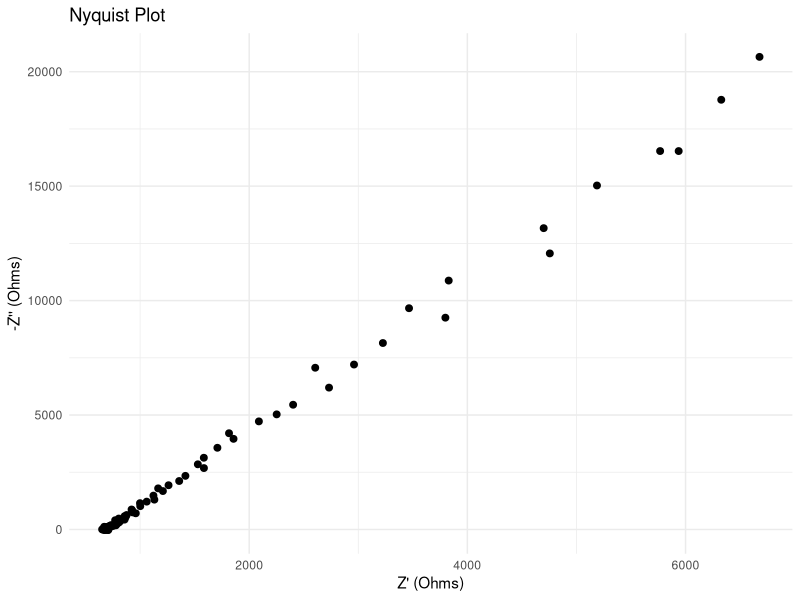
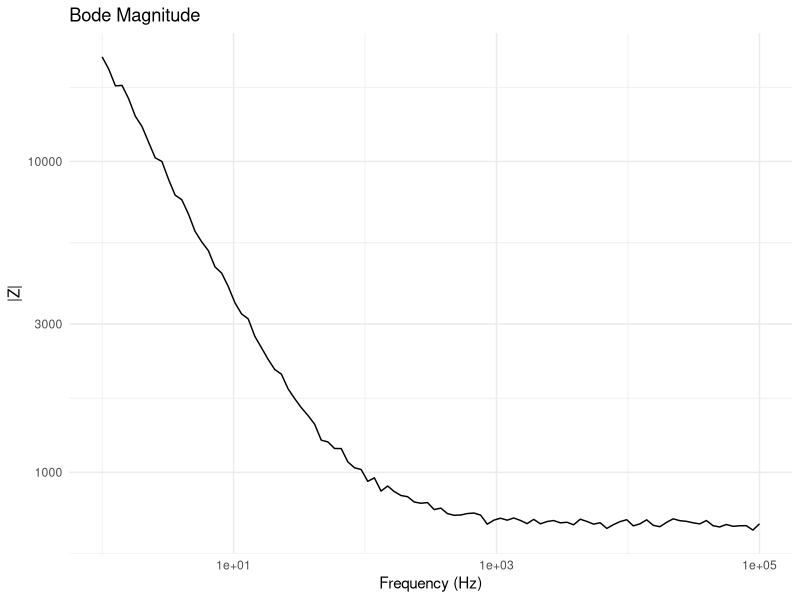
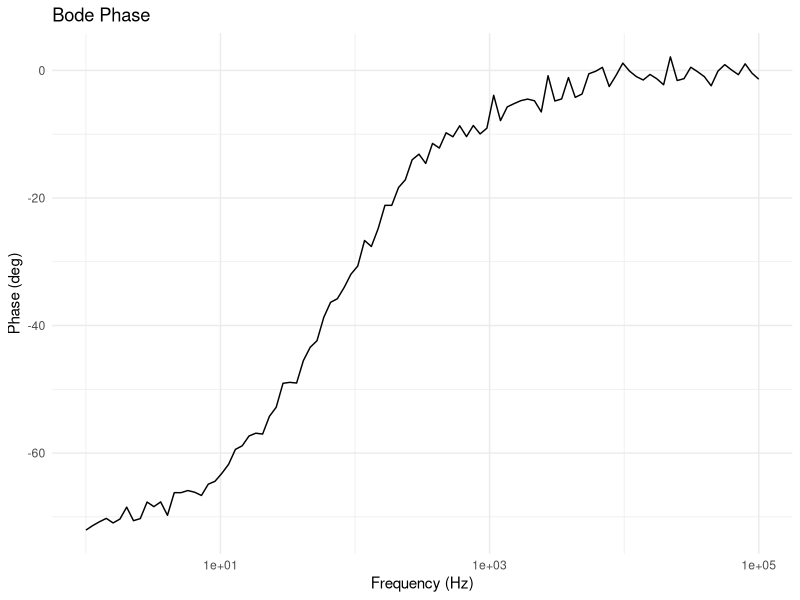
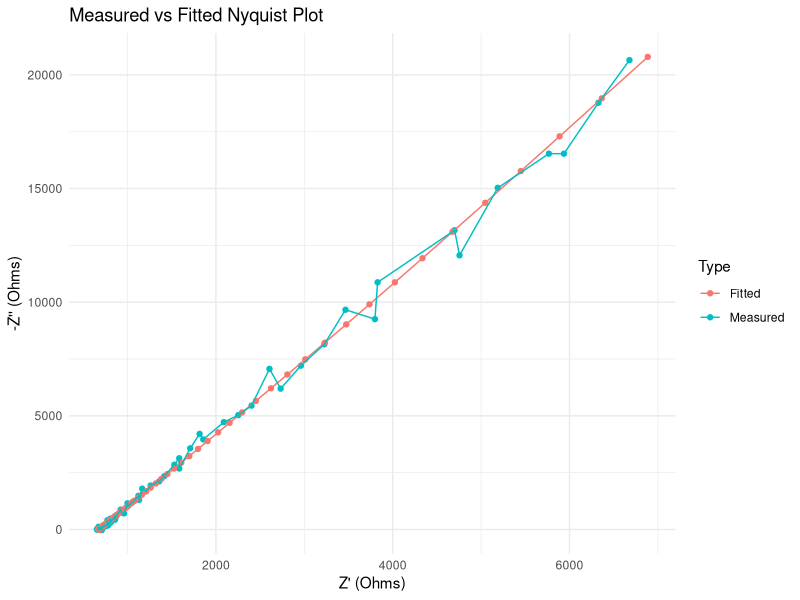

Reproduce these figures in R, in order.
install.packages(c(
  "pracma",
  "ggplot2",
  "minpack.lm",
  "dplyr",
  "tidyr"
))

library(pracma)
library(ggplot2)
library(minpack.lm)
library(dplyr)
library(tidyr)

z_r <- function(R) {
  R
}
z_c <- function(w, C) {
  1 / (1i * w * C)
}
z_cpe <- function(w, Q, alpha) {
  1 / (Q * (1i * w)^alpha)
}
parallel_z <- function(z1, z2) {
  (z1 * z2) / (z1 + z2)
}

z_shell <- function(w, RE, CM, RCYT, RV, CT) {
  membrane <- z_c(w, CM)
  vacuole <- RV / (1 + 1i * w * RV * CT)
  RE + membrane + RCYT + vacuole
}

z_total <- function(w, RS, Qc, alpha_c, RE, CM, RCYT, RV, CT, Rvasc){
  zcut <- z_cpe(w, Qc, alpha_c)
  zsh <- z_shell(w, RE, CM, RCYT, RV, CT)
  zparallel <- parallel_z(zsh, Rvasc)
  RS + zcut + zparallel
}

freq <- 10^seq(0, 5, length.out = 100)
w <- 2 * pi * freq

true_params <- list(
  RS = 200,
  Qc = 1e-5,
  alpha_c = 0.82,
  RE = 10000,
  CM = 1e-8,
  RCYT = 5000,
  RV = 3000,
  CT = 1e-7,
  Rvasc = 500
)

Z_clean <- z_total(
  w,
  true_params$RS,
  true_params$Qc,
  true_params$alpha_c,
  true_params$RE,
  true_params$CM,
  true_params$RCYT,
  true_params$RV,
  true_params$CT,
  true_params$Rvasc
)

# Adding some white noise
noise_level <- 0.02
noise_mag <- noise_level * Mod(Z_clean)

Z_noisy <- Z_clean +
  rnorm(length(Z_clean), 0, noise_mag) +
  1i * rnorm(length(Z_clean), 0, noise_mag)

# Nyquist plot
nyquist_df <- data.frame(
  Re = Re(Z_noisy),
  Im = -Im(Z_noisy)
)

ggplot(nyquist_df, aes(Re, Im)) +
  geom_point(size = 2) +
  labs(
    title = "Nyquist Plot",
    x = "Z' (Ohms)",
    y = "-Z'' (Ohms)"
  ) +
  theme_minimal()


# Bode plot
bode_df <- data.frame(
  freq = freq,
  magnitude = Mod(Z_noisy),
  phase = Arg(Z_noisy) * 180 / pi
)

ggplot(bode_df, aes(freq, magnitude)) +
  geom_line() +
  scale_x_log10() +
  scale_y_log10() +
  labs(
    title = "Bode Magnitude",
    x = "Frequency (Hz)",
    y = "|Z|"
  ) +
  theme_minimal()

ggplot(bode_df, aes(freq, phase)) +
  geom_line() +
  scale_x_log10() +
  labs(
    title = "Bode Phase",
    x = "Frequency (Hz)",
    y = "Phase (deg)"
  ) +
  theme_minimal()

# Parameter fitting
residual_function <- function(p, w, Zmeas) {
  Zmodel <- z_total(
    w,
    p["RS"],
    p["Qc"],
    p["alpha_c"],
    p["RE"],
    p["CM"],
    p["RCYT"],
    p["RV"],
    p["CT"],
    p["Rvasc"]
  )

  c (Re(Zmodel - Zmeas),Im(Zmodel - Zmeas))
}

initial_guess <- c(
  RS = 1000,
  Qc = 1e-6,
  alpha_c = 0.9,
  RE = 5000,
  CM = 1e-9,
  RCYT = 2000,
  RV = 1000,
  CT = 1e-8,
  Rvasc = 1000
)

# fit using levenberg-marquardt
fit <- nls.lm(
  par = initial_guess,
  fn = residual_function,
  w = w,
  Zmeas = Z_noisy,
  control = nls.lm.control(
    maxiter = 200
  )
)
fitted_params <- fit$par
print(fitted_params)

# Compare fitting
Z_fit <- z_total(
  w,
  fitted_params["RS"],
  fitted_params["Qc"],
  fitted_params["alpha_c"],
  fitted_params["RE"],
  fitted_params["CM"],
  fitted_params["RCYT"],
  fitted_params["RV"],
  fitted_params["CT"],
  fitted_params["Rvasc"]
)

# Compare nyquist
compare_df <- data.frame(
  Re = c(Re(Z_noisy), Re(Z_fit)),
  Im = c(-Im(Z_noisy), -Im(Z_fit)),
  Type = rep(
    c("Measured", "Fitted"),
    each = length(Z_fit)
  )
)

ggplot(compare_df, aes(Re, Im, color = Type)) +
  geom_point() +
  geom_line() +
  labs(
    title = "Measured vs Fitted Nyquist Plot",
    x = "Z' (Ohms)",
    y = "-Z'' (Ohms)"
  ) +
  theme_minimal()


# Compare RMSE
rmse <- sqrt(
  mean(Mod(Z_fit - Z_noisy)^2)
)

print(rmse)
